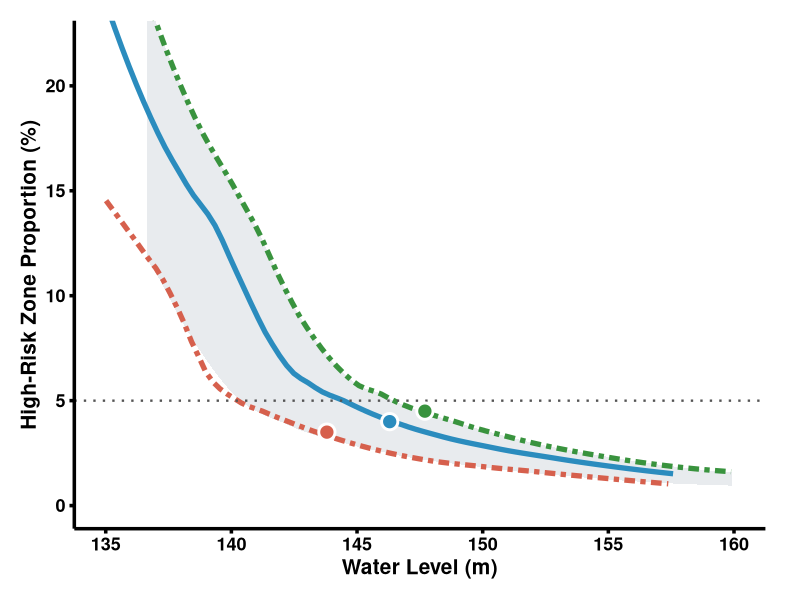

The R source for this figure:
# ==============================================================================
# Script for Figure 5c: Water Level Regulation vs. Risk Ratio
# ==============================================================================

library(ggplot2)
library(dplyr)

# 1. Load data
df_control <- read.csv("control_data.csv")
colnames(df_control) <- c("water_level", "risk_ratio", "curve_type")

# Standardize curve types
df_control$curve_type <- as.character(df_control$curve_type)
df_control$curve_type[grepl("10|0.1", df_control$curve_type)] <- "10%"
df_control$curve_type[grepl("50|0.5", df_control$curve_type)] <- "50%"
df_control$curve_type[grepl("90|0.9", df_control$curve_type)] <- "90%"
df_control$curve_type <- factor(df_control$curve_type, levels = c("90%", "50%", "10%"))

# 2. LOESS interpolation for confidence intervals
min_x_force <- 135
max_x_force <- max(df_control$water_level, na.rm = TRUE)
x_seq <- seq(min_x_force, max_x_force, length.out = 100)

mod_10 <- loess(risk_ratio ~ water_level, data = subset(df_control, curve_type == "10%"), span = 0.45)
mod_90 <- loess(risk_ratio ~ water_level, data = subset(df_control, curve_type == "90%"), span = 0.45)

df_ribbon <- data.frame(
  water_level = x_seq,
  risk_10 = predict(mod_10, x_seq),
  risk_90 = predict(mod_90, x_seq)
)

# ==============================================================================
# 3. Plotting
# ==============================================================================
line_colors <- c("90%" = "#D6604D", "50%" = "#2B8CBE", "10%" = "#39933E")

# Define custom dash pattern (dense dashed line)
aesthetic_dash <- "2111"
line_types <- c("90%" = aesthetic_dash, "50%" = "solid", "10%" = aesthetic_dash)

p_control <- ggplot() +
  geom_ribbon(data = df_ribbon, aes(x = water_level, ymin = risk_90, ymax = risk_10), 
              fill = "#E2E6E9", alpha = 0.8) +
  geom_smooth(data = df_control, aes(x = water_level, y = risk_ratio, 
                                     color = curve_type, linetype = curve_type),
              method = "loess", span = 0.45, se = FALSE, size = 1.8) +
  scale_color_manual(values = line_colors) +
  scale_linetype_manual(values = line_types) +
  geom_hline(yintercept = 5, linetype = "dotted", color = "#555555", size = 0.8) +
  
  # Highlight points
  geom_point(aes(x = 143.8, y = 3.5), color = "white", fill = "#D6604D", shape = 21, size = 4.5, stroke = 1.5) +
  geom_point(aes(x = 146.3, y = 4.0), color = "white", fill = "#2B8CBE", shape = 21, size = 4.5, stroke = 1.5) +
  geom_point(aes(x = 147.7, y = 4.5), color = "white", fill = "#39933E", shape = 21, size = 4.5, stroke = 1.5) +
  
  scale_x_continuous(limits = c(135, 160), breaks = seq(135, 160, 5)) +
  coord_cartesian(ylim = c(0, 22)) +
  labs(x = "Water Level (m)", y = "High-Risk Zone Proportion (%)") +
  theme_classic(base_size = 14) +
  theme(
    legend.position = "none",
    axis.line = element_line(size = 1.2, color = "black"),
    axis.ticks = element_line(size = 1.2, color = "black"),
    axis.text = element_text(color = "black", face = "bold", size = 13),
    axis.title = element_text(face = "bold", size = 15),
    plot.margin = margin(t = 15, r = 25, b = 15, l = 15)
  )

# Export PDF
ggsave("Figure_5c_Control_Risk.pdf", plot = p_control, width = 5.0, height = 4.5, dpi = 300)
